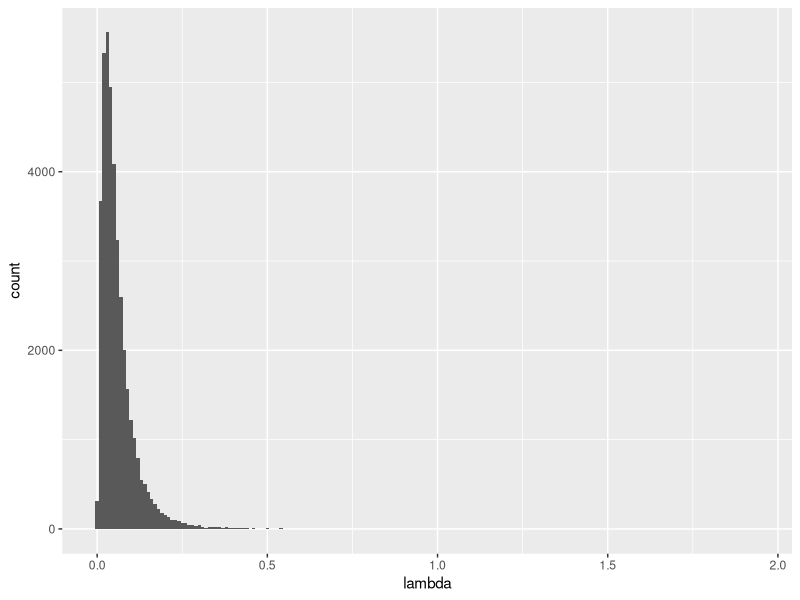
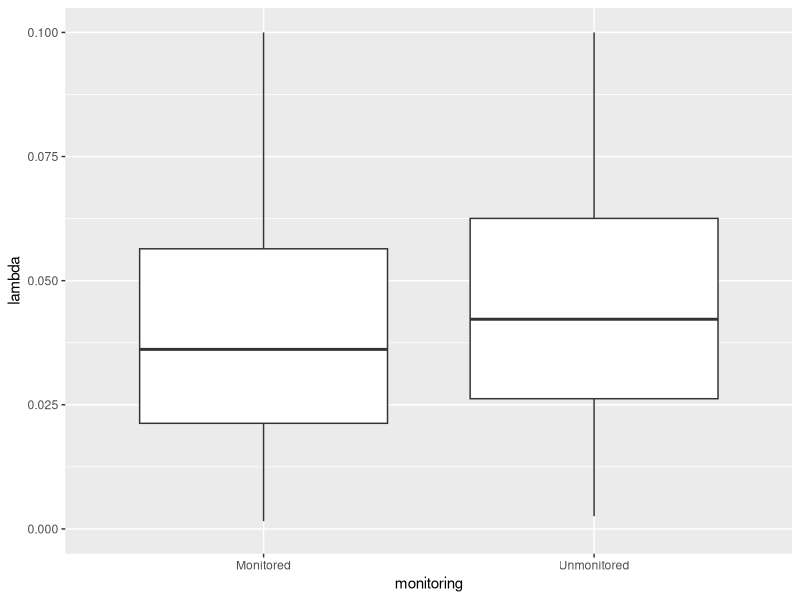
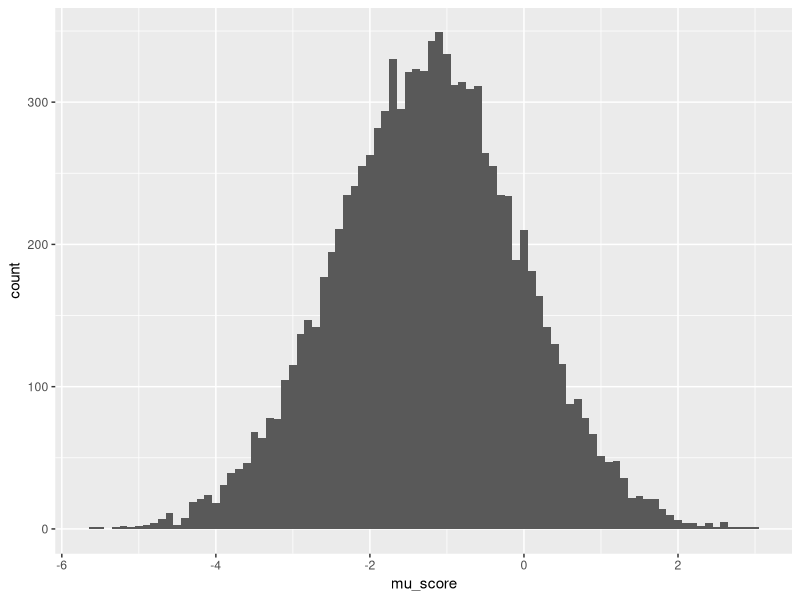
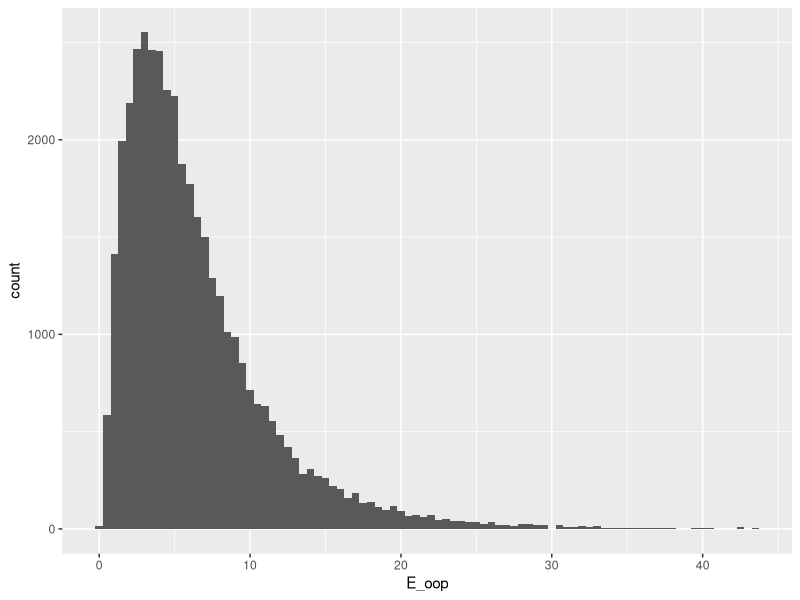
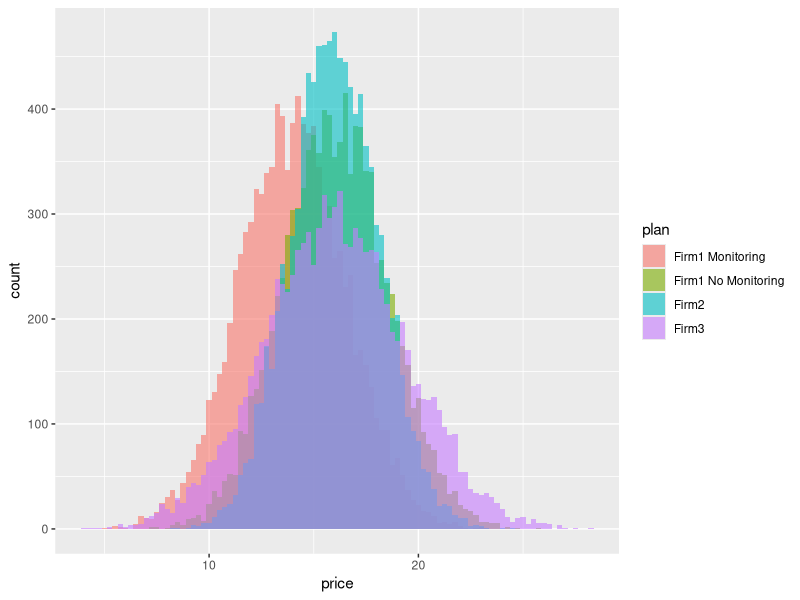
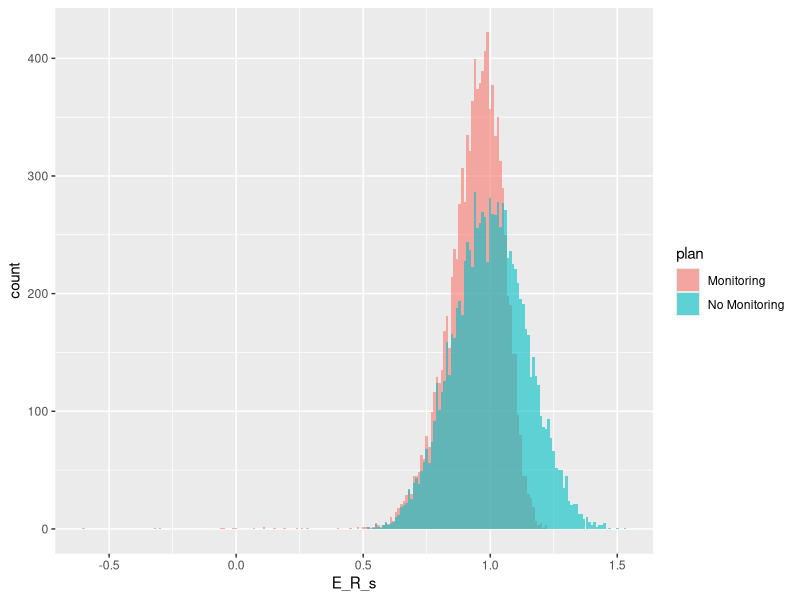
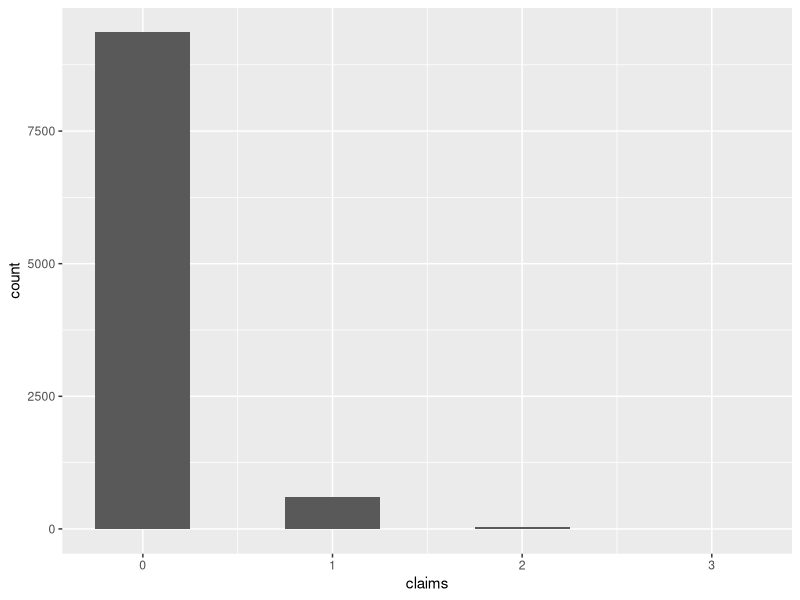
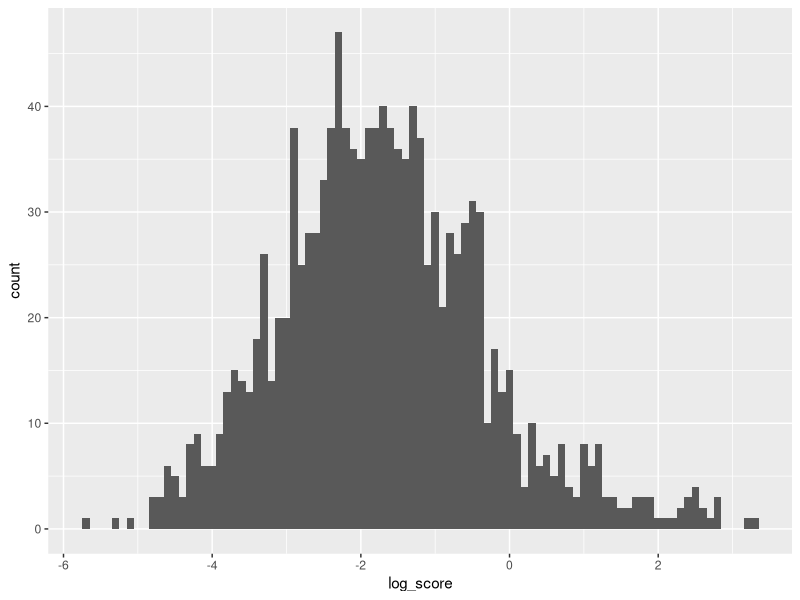

The R source for these figures, in order:
## ---- chunk 1
knitr::opts_chunk$set(echo = TRUE, eval = TRUE, cache = FALSE)
library(bookdown)
library(magrittr)
library(tidyverse)
library(MASS)
## ---- chunk 2
rm(list = ls())

N <- 10^4
T <- 1
D <- 4

# set the seed
set.seed(1)

## True Parameters
sigma_lambda <- 0.1
theta_lambda <- c(-3, -0.5, 1, -1, 1, -0.5)

## Covariates
mu_x_t0 <- rep(0, 4)
mu_x_t1 <- rep(0, 4)
sigma_x <- diag(0.25, 4)

X_t0 <- mvrnorm(N, mu_x_t0, sigma_x)
X_t1 <- 0.5*X_t0 + 0.5*mvrnorm(N, mu_x_t1, sigma_x)

X <- X_t0 %>% 
  rbind(X_t0) %>% 
  rbind(X_t1) %>% 
  rbind(X_t1)

colnames(X) <- c(paste("x", 1:4, sep = "_"))

X_lambda <- expand.grid(i = 1:N, m = 0:1, t = 0:1) %>% 
  tibble::as_tibble() %>% 
  cbind(X)

## mu_lambda
mu_lambda <- X_lambda %>% 
  dplyr::mutate(mu_lambda = theta_lambda[1]
                + theta_lambda[2]*x_1 + theta_lambda[3]*x_2
                + theta_lambda[4]*x_3 + theta_lambda[5]*x_4
                + theta_lambda[6]*ifelse(m == 1 & t == 0, 1, 0))

## epsilon_lambda
epsilon_lambda <- expand.grid(i = 1:N) %>% 
  tibble::as_tibble() %>% 
  dplyr::mutate(epsilon_lambda = rnorm(N, 0, sigma_lambda))

## lambda
lambda <- mu_lambda %>% 
  dplyr::left_join(epsilon_lambda, by = c("i")) %>% 
  dplyr::mutate(lambda = exp(mu_lambda + epsilon_lambda))

## ---- chunk 3
## Visualize 
g_lambda <- lambda %>% 
  ggplot(aes(x = lambda)) + 
  geom_histogram(binwidth = 0.01)

plot(g_lambda)
## ---- chunk 4
## Visualize lambda and monitoring opt-in
g_lambda_monitoring <- lambda %>% 
  dplyr::mutate(monitoring = ifelse(m == 1, "Monitored", "Unmonitored")) %>% 
  ggplot(aes(x = monitoring, y = lambda)) + 
  geom_boxplot() + 
  scale_y_continuous(limits=c(0, 0.1))

plot(g_lambda_monitoring)
## ---- chunk 5
## Generate expectations of score
theta_score <- c(-3, -0.5, 2, 1)
sigma_score <- 0.25

score <- lambda %>% 
  dplyr::filter(t == 0, m == 1) %>% 
  dplyr::mutate(mu_score = theta_score[1] + theta_score[2]*log(lambda)
                + theta_score[3]*x_1 + theta_score[4]*x_2,
                E_score = exp(mu_score + sigma_score^2 / 2)) %>% 
  dplyr::select(i, m, t, mu_score, E_score)

## Visualize Score
g_mu_score <- score %>% 
  ggplot(aes(x = mu_score)) + 
  geom_histogram(binwidth = 0.1)

plot(g_mu_score)
## ---- chunk 6
## Expectation of Out-of-Pocket
policy_limit <- 1000
l0 <- 500
a_l <- 2.5

oop <- lambda %>% 
  dplyr::mutate(prob_C1 = lambda * exp(-lambda),
                E_oop = prob_C1 * (l0^(a_l)/(a_l - 1))*policy_limit^(-a_l + 1)) %>% 
  dplyr::select(i, m, t, E_oop)

## Visualize OOP
g_oop <- oop %>% 
  ggplot(aes(x = E_oop)) + 
  geom_histogram(binwidth = 0.5)

plot(g_oop)

## ---- chunk 7

price_par_t0_d1 <- c(15, 3, 2, 3, -2)
price_par_t0_d2 <- c(15, 3, 2, 3, -2)
price_par_t0_d3 <- c(15, 1, 3, 2, -2)
price_par_t0_d4 <- c(15, 4, 5, 1, -2)

price_gen_d <- function(choice_t0, D, price_par_t0){
  output <- choice_t0 %>% 
    dplyr::filter(d == D) %>% 
    dplyr::mutate(price = 
                    price_par_t0[1] +
                    price_par_t0[2]*x_1 + 
                    price_par_t0[3]*x_2 + 
                    price_par_t0[4]*x_3 +
                    price_par_t0[5]*m +
                    rnorm(N, 1, 1)) %>% 
    dplyr::select(i, d, t, m, f, price)
}

## Generate Price
price_gen_t0 <- function(choice_t0,
                         price_par_t0_d1, price_par_t0_d2,
                         price_par_t0_d3, price_par_t0_d4){
  
  price <- price_gen_d(choice_t0, 1, price_par_t0_d1) %>% 
    rbind(price_gen_d(choice_t0, 2, price_par_t0_d2)) %>% 
    rbind(price_gen_d(choice_t0, 3, price_par_t0_d3)) %>% 
    rbind(price_gen_d(choice_t0, 4, price_par_t0_d4))
  
  output <- choice_t0 %>% 
    dplyr::left_join(price, by = c("i", "d", "t", "m", "f"))
  
  return(output) 
}

## Generate Prior Firm

prior_firm_t0 <- expand.grid(i = 1:N) %>% 
  tibble::as_tibble() %>% 
  dplyr::mutate(prior_firm = sample(1:4, size = N, replace = T, prob = c(0, 0.4, 0.35, 0.25)))

## Generate Renewal Price

alpha_m0 <- c(20, 5, 3)
alpha_m1 <- c(20, 5, 3, -2)
beta <- 20

## Generate Inertia

eta_f <- c(5, 1, 2, 2)
xi <- c(1, -2.5)

choice_t0 <- expand.grid(i = 1:N, d = 1:D, t = 0) %>% 
  tibble::as_tibble() %>% 
  dplyr::mutate(m = ifelse(d == 1, 1, 0),
                f = dplyr::case_when(
                  d <= 2 ~ 1,
                  d == 3 ~ 2,
                  d == 4 ~ 3)) %>% 
  dplyr::left_join(lambda, by = c("i", "m", "t")) %>% 
  dplyr::left_join(score, by = c("i", "m", "t")) %>% 
  dplyr::left_join(oop, by = c("i", "m", "t")) %>% 
  price_gen_t0(price_par_t0_d1, price_par_t0_d2, price_par_t0_d3, price_par_t0_d4) %>% 
  dplyr::left_join(prior_firm_t0, by = c("i")) %>% 
  dplyr::mutate(inertia = eta_f[1] + eta_f[2]*x_1 + eta_f[3]*x_2 + eta_f[4]*x_3,
                monitoring_disutility = xi[1] + xi[2]*log(lambda),
                demand_friction = ifelse(d == prior_firm, 0, inertia) + 
                  ifelse(d == 1, monitoring_disutility, 0)) %>% 
  dplyr::mutate(E_R_s = ifelse(m == 0, 
                           (alpha_m0[1] + alpha_m0[2]*x_1 + alpha_m0[3]*x_2) / beta,
                           (alpha_m1[1] + alpha_m1[2]*x_1 + alpha_m1[3]*x_2 + alpha_m1[4]*E_score) / beta),
                E_R_C = 0.98 * exp(-lambda) + 1.2 * (1 - exp(-lambda)),
                E_renewal_price = price * E_R_s * E_R_C) %>% 
  dplyr::mutate(h = - price - demand_friction - E_oop - E_renewal_price)

# draw idiosyncratic shocks
e_t0 <- evd::rgev(dim(choice_t0)[1])

choice_t0 <- cbind(choice_t0, e_t0) %>% 
  dplyr::mutate(u = h + e_t0) %>% 
  dplyr::group_by(i, t) %>% 
  dplyr::mutate(choice = ifelse(u == max(u), 1, 0)) %>% 
  dplyr::ungroup()

summary(choice_t0)

summarize_choice <- choice_t0 %>% 
  dplyr::group_by(d) %>% 
  dplyr::summarise(share = mean(choice))

summarize_choice
## ---- chunk 8
## Visualize Price in t = 0
g_price_t0 <- choice_t0 %>% 
  dplyr::mutate(plan = dplyr::case_when(d == 1 ~ "Firm1 Monitoring",
                                        d == 2 ~ "Firm1 No Monitoring",
                                        d == 3 ~ "Firm2",
                                        d == 4 ~ "Firm3")) %>% 
  ggplot(aes(x = price, fill = plan)) + 
  geom_histogram(position = "identity", alpha = 0.6, binwidth = 0.25)

plot(g_price_t0)

## ---- chunk 9
## Visualize E_R_s in t = 0
g_E_R_s_t0 <- choice_t0 %>% 
  dplyr::filter(f == 1) %>% 
  dplyr::mutate(plan = dplyr::case_when(m == 1 ~ "Monitoring",
                                        m == 0 ~ "No Monitoring")) %>% 
  ggplot(aes(x = E_R_s, fill = plan)) + 
  geom_histogram(position = "identity", alpha = 0.6, binwidth = 0.01)

plot(g_E_R_s_t0)

## ---- chunk 10
## Claims Count
cost_t0 <- choice_t0 %>% 
  dplyr::filter(choice == 1) %>% 
  dplyr::mutate(claims = rpois(N, lambda = lambda))

## Severity
# max_claims <- max(cost_t0$claims)
# 
# claims_mat <- matrix(rep(0, N * max_claims), nrow = N)
# severity <- matrix(l0*runif(N * max_claims)^(-1/a_l), nrow = N)
# 
# colnames(severity) <- paste("sev_", 1:max_claims, sep = "")
# 
# cost_t0 <- cbind(cost_t0, severity)

## Monitoring Score
cost_t0 <- cost_t0 %>% 
  dplyr::mutate(score = rlnorm(N, mu_score, sigma_score),
                score = ifelse(m == 1, score, 1),
                log_score = log(score)) %>% 
  dplyr::select(i, claims, matches("sev."), score, log_score)

## ---- chunk 11
## Visualize realized claims count
g_realized_claims_count <- cost_t0 %>%
  ggplot(aes(x = claims)) + 
  geom_histogram(binwidth = 0.5)

plot(g_realized_claims_count)

## ---- chunk 12
## Visualize realized score
g_realized_score <- cost_t0 %>%
  dplyr::filter(score != 1) %>% 
  ggplot(aes(x = log_score)) + 
  geom_histogram(binwidth = 0.1)

plot(g_realized_score)

## ---- chunk 13
## Prior Choice and Firm
prior_firm_t1 <- choice_t0 %>% 
  dplyr::filter(choice == 1) %>% 
  dplyr::mutate(prior_choice = d * choice,
                prior_firm = f * choice) %>% 
  dplyr::select(i, prior_choice, prior_firm)

### Prior Price
prior_price_t1 <- choice_t0 %>% 
  dplyr::left_join(prior_firm_t1, by = c("i")) %>% 
  dplyr::mutate(prior_price = price,
                flg = dplyr::case_when(prior_choice == 1 & d != 2 ~ 1,
                                       prior_choice > 1 & d != 1 ~ 1,
                                       TRUE ~ 0)) %>% 
  dplyr::filter(flg == 1) %>% 
  dplyr::select(i, f, prior_price) %>% 
  dplyr::arrange(i)

## Choice in t = 1
choice_t1 <- expand.grid(i = 1:N, d = 1:(D - 1), t = 1) %>% 
  tibble::as_tibble() %>% 
  dplyr::mutate(m = 0,
                f = d) %>% 
  dplyr::left_join(prior_firm_t1, by = c("i")) %>% 
  dplyr::left_join(prior_price_t1, by = c("i", "f")) %>% 
  dplyr::left_join(lambda, by = c("i", "m", "t")) %>% 
  dplyr::left_join(oop, by = c("i", "m", "t")) %>% 
  dplyr::left_join(cost_t0, by = c("i")) %>% 
  dplyr::mutate(gamma_alpha = ifelse(m == 0,
                                     alpha_m0[1] + alpha_m0[2]*x_1 + alpha_m0[3]*x_2,
                                     alpha_m1[1] + alpha_m1[2]*x_1 + alpha_m1[3]*x_2 + alpha_m1[4]*score)) %>% 
  dplyr::mutate(R_s = rgamma(N * (D - 1), gamma_alpha, beta),
                R_C = ifelse(claims == 0, 0.98, 1.2),
                price = prior_price * R_s * R_C) %>% 
  dplyr::mutate(inertia = eta_f[1] + eta_f[2]*x_1 + eta_f[3]*x_2 + eta_f[4]*x_3,
                demand_friction = ifelse(d == prior_firm, 0, inertia)) %>%   
  dplyr::mutate(E_R_s = ifelse(m == 0, 
                           (alpha_m0[1] + alpha_m0[2]*x_1 + alpha_m0[3]*x_2) / beta,
                           (alpha_m1[1] + alpha_m1[2]*x_1 + alpha_m1[3]*x_2 + alpha_m1[4]*E_score) / beta),
                E_R_C = 0.98 * exp(-lambda) + 1.2 * (1 - exp(-lambda)),
                E_renewal_price = price * E_R_s * E_R_C) %>% 
  dplyr::mutate(h = - price - demand_friction - E_oop - E_renewal_price) %>% 
  dplyr::arrange(i)

# draw idiosyncratic shocks
e_t1 <- evd::rgev(dim(choice_t1)[1])

choice_t1 <- cbind(choice_t1, e_t1) %>% 
  dplyr::mutate(u = h + e_t1) %>% 
  dplyr::group_by(i, t) %>% 
  dplyr::mutate(choice = ifelse(u == max(u), 1, 0)) %>% 
  dplyr::ungroup()

summary(choice_t1)

summarize_choice_t1 <- choice_t1 %>% 
  dplyr::group_by(d) %>% 
  dplyr::summarise(share = mean(choice))

summarize_choice_t1
## ---- chunk 14
## Visualize Price in t = 1
g_price_t1 <- choice_t1 %>% 
  dplyr::mutate(plan = dplyr::case_when(d == 1 ~ "Firm1",
                                        d == 2 ~ "Firm2",
                                        d == 3 ~ "Firm3"),
                prior_plan = dplyr::case_when(prior_choice == 1 ~ "Firm1 Monitoring",
                                              prior_choice == 2 ~ "Firm1 No Monitoring",
                                              prior_choice == 3 ~ "Firm2",
                                              prior_choice == 4 ~ "Firm3")) %>% 
  ggplot(aes(x = price, fill = prior_plan)) + 
  geom_histogram(position = "identity", alpha = 0.6, binwidth = 0.25)

plot(g_price_t1)

## ---- chunk 15
## Visualize Realized R_s in t = 1
g_R_s_t1 <- choice_t1 %>% 
  dplyr::mutate(plan = dplyr::case_when(d == 1 ~ "Firm1",
                                        d == 2 ~ "Firm2",
                                        d == 3 ~ "Firm3"),
                prior_plan = dplyr::case_when(prior_choice == 1 ~ "Firm1 Monitoring",
                                              prior_choice == 2 ~ "Firm1 No Monitoring",
                                              prior_choice == 3 ~ "Firm2",
                                              prior_choice == 4 ~ "Firm3")) %>% 
  ggplot(aes(x = R_s, fill = prior_plan)) + 
  geom_histogram(position = "identity", alpha = 0.4, binwidth = 0.01)

plot(g_R_s_t1)

## ---- chunk 16

df_t0 <- choice_t0 %>% 
  dplyr::select(i, d, t, m, f, x_1, x_2, x_3, x_4, price, prior_firm, choice)
df_t1 <- choice_t1 %>% 
  dplyr::select(i, d, t, m, f, x_1, x_2, x_3, x_4, price, prior_firm, choice)

df <- rbind(df_t0, df_t1) %>% 
  dplyr::arrange(t, i, d)

## ---- chunk 17
cost_par <- rep(0, 7)
cost_par[1:6] <- theta_lambda
cost_par[7] <- sigma_lambda

## Generate Lambda

gen_lambda <- function(df, cost_par, R){
  # Parameters
  theta_lambda <- cost_par[1:6]
  sigma_lambda <- cost_par[7]
  
  # Generate mu_lambda
  output <- df %>% 
    dplyr::mutate(mu_lambda = theta_lambda[1]
                  + theta_lambda[2]*x_1 + theta_lambda[3]*x_2
                  + theta_lambda[4]*x_3 + theta_lambda[5]*x_4
                  + theta_lambda[6]*ifelse(m == 1 & t == 0, 1, 0))
  
  # Generate epsilon_lambda (draw R times)
  epsilon_lambda <- matrix(rnorm(N * R, 0, sigma_lambda), nrow = N)
  colnames(epsilon_lambda) <- c(paste("lambda", 1:R, sep = "_"))
  
  epsilon_lambda <- data.frame(expand_grid(i = 1:N), epsilon_lambda) %>% 
    tibble::as_tibble()

  ## lambda
  output <- output %>%
    dplyr::left_join(epsilon_lambda, by = c("i")) %>%
    dplyr::mutate_at(.vars = vars(starts_with("lambda")),
                     .funs = ~ exp(mu_lambda + .))
 
  return(output)
}

tmp <- gen_lambda(df, cost_par, 50)
